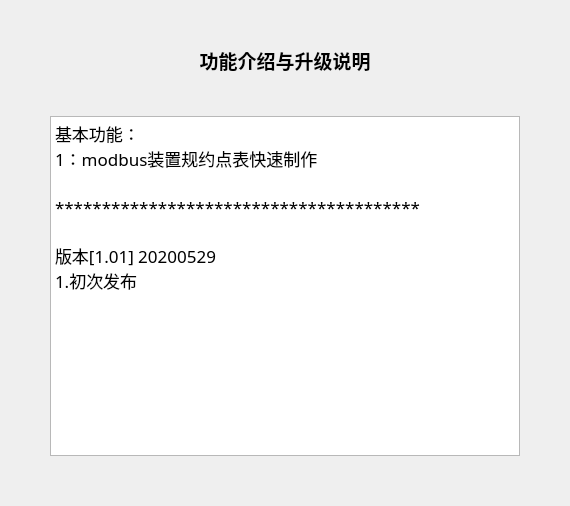
<?xml version="1.0" encoding="UTF-8"?>
<ui version="4.0">
 <class>DialogIntroduction</class>
 <widget class="QDialog" name="DialogIntroduction">
  <property name="geometry">
   <rect>
    <x>0</x>
    <y>0</y>
    <width>570</width>
    <height>506</height>
   </rect>
  </property>
  <property name="windowTitle">
   <string>软件介绍</string>
  </property>
  <layout class="QVBoxLayout" name="verticalLayout">
   <property name="leftMargin">
    <number>50</number>
   </property>
   <property name="topMargin">
    <number>10</number>
   </property>
   <property name="rightMargin">
    <number>50</number>
   </property>
   <property name="bottomMargin">
    <number>50</number>
   </property>
   <item>
    <widget class="QLabel" name="label">
     <property name="minimumSize">
      <size>
       <width>0</width>
       <height>100</height>
      </size>
     </property>
     <property name="font">
      <font>
       <family>新宋体</family>
       <pointsize>14</pointsize>
       <weight>75</weight>
       <bold>true</bold>
      </font>
     </property>
     <property name="text">
      <string>功能介绍与升级说明</string>
     </property>
     <property name="alignment">
      <set>Qt::AlignCenter</set>
     </property>
    </widget>
   </item>
   <item>
    <widget class="QPlainTextEdit" name="plainTextEdit">
     <property name="font">
      <font>
       <family>隶书</family>
       <pointsize>13</pointsize>
      </font>
     </property>
     <property name="readOnly">
      <bool>true</bool>
     </property>
     <property name="plainText">
      <string>基本功能：
1：modbus装置规约点表快速制作

***************************************

版本[1.01] 20200529
1.初次发布

</string>
     </property>
    </widget>
   </item>
  </layout>
 </widget>
 <resources/>
 <connections/>
</ui>
